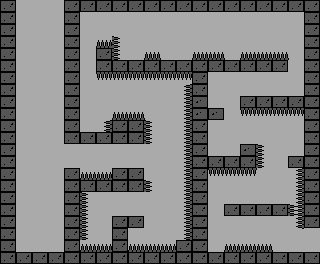

Tiled map render using the project's own tile images. Description and the whole map definition, tile-layer contents included, below:
An orthogonal 20x22 tile map with 16x12 px tiles, 1 tile layer (Tile Layer 1) and 26 objects (21x Ouchie, 2x Default).

<map version="1.5" tiledversion="1.7.2" orientation="orthogonal" renderorder="right-down" width="20" height="22" tilewidth="16" tileheight="12" infinite="0" nextlayerid="8" nextobjectid="45">
 <tileset firstgid="1" source="tiles.tsx" />
 <layer id="1" name="Tile Layer 1" width="20" height="22">
  <data encoding="csv">
2,31,31,31,2,2,2,2,2,2,2,2,2,2,2,2,2,2,2,2,
2,31,31,31,2,31,31,31,31,31,31,31,31,31,31,31,31,31,31,2,
2,31,31,31,2,31,31,31,31,31,31,31,31,31,31,31,31,31,31,2,
2,31,31,31,2,31,42,52,31,31,31,31,31,31,31,31,31,31,31,2,
2,31,31,31,2,31,2,52,31,42,43,31,42,42,43,42,42,42,43,2,
2,31,31,31,2,31,2,2,2,2,2,2,2,2,2,2,2,2,31,2,
2,31,31,31,2,31,72,72,72,72,72,72,2,31,31,31,31,31,31,2,
2,31,31,31,2,31,31,31,31,31,31,53,2,31,31,31,31,31,31,2,
2,31,31,31,2,31,31,31,31,31,31,53,3,31,31,2,2,2,2,2,
2,31,31,31,2,31,31,42,42,43,31,53,3,3,31,72,72,72,72,2,
2,31,31,31,2,31,53,2,2,52,31,53,2,31,31,31,31,31,31,2,
2,31,31,31,2,2,2,2,2,52,31,53,2,31,31,31,31,31,31,2,
2,31,31,31,31,31,31,31,31,31,31,53,2,31,31,3,52,31,31,2,
2,31,31,31,31,31,31,31,31,31,31,53,2,2,2,2,52,31,2,2,
2,31,31,31,2,42,42,2,2,31,31,53,2,72,72,72,73,31,53,2,
2,31,31,31,2,2,2,2,2,52,31,53,2,31,31,31,31,31,53,2,
2,31,31,31,2,52,31,31,31,31,31,53,2,31,31,31,31,31,53,2,
2,31,31,31,2,52,31,31,31,31,31,53,2,31,2,2,2,2,54,2,
2,31,31,31,2,52,31,2,2,31,31,53,2,31,31,31,31,31,53,2,
2,31,31,31,2,52,31,2,31,31,31,53,2,31,31,31,31,31,63,31,
2,31,31,31,2,42,42,2,42,42,42,2,2,31,42,42,42,43,31,31,
2,2,2,2,2,2,2,2,2,2,2,2,2,2,2,2,2,2,2,2
</data>
 </layer>
 <objectgroup id="2" name="Spawners">
  <object id="43" name="Default" x="304" y="235" width="9" height="13" />
  <object id="44" name="Default" x="32" y="16" width="16" height="3">
   <properties>
    <property name="source" value="cavern2" />
   </properties>
  </object>
 </objectgroup>
 <objectgroup id="3" name="Teleporters">
  <object id="12" x="16" y="0" width="48" height="4">
   <properties>
    <property name="destination" value="cavern2" />
    <property name="twoWay" type="bool" value="false" />
   </properties>
  </object>
  <object id="14" x="317" y="228" width="3" height="24">
   <properties>
    <property name="destination" value="cavern0" />
    <property name="dir" value="left" />
    <property name="twoWay" type="bool" value="true" />
   </properties>
  </object>
 </objectgroup>
 <objectgroup id="4" name="EnemySpawner">
  <object id="16" x="35" y="220" width="8" height="8">
   <properties>
    <property name="EnemyType" value="upshot" />
   </properties>
  </object>
 </objectgroup>
 <objectgroup id="7" name="Triggers">
  <object id="20" name="Ouchie" x="224" y="244" width="48" height="8" />
  <object id="21" name="Ouchie" x="208" y="168" width="48" height="8" />
  <object id="22" name="Ouchie" x="296" y="168" width="8" height="59" />
  <object id="23" name="Ouchie" x="256" y="144" width="8" height="24" />
  <object id="24" name="Ouchie" x="240" y="108" width="64" height="8" />
  <object id="25" name="Ouchie" x="288" y="204" width="8" height="12" />
  <object id="26" name="Ouchie" x="192" y="52" width="32" height="8" />
  <object id="27" name="Ouchie" x="144" y="52" width="16" height="8" />
  <object id="28" name="Ouchie" x="112" y="36" width="8" height="24" />
  <object id="29" name="Ouchie" x="240" y="52" width="48" height="8" />
  <object id="30" name="Ouchie" x="96" y="40" width="16" height="8" />
  <object id="31" name="Ouchie" x="104" y="120" width="8" height="12" />
  <object id="32" name="Ouchie" x="96" y="72" width="96" height="8" />
  <object id="33" name="Ouchie" x="144" y="120" width="8" height="24" />
  <object id="34" name="Ouchie" x="184" y="84" width="8" height="156" />
  <object id="35" name="Ouchie" x="128" y="244" width="48" height="8" />
  <object id="38" name="Ouchie" x="80" y="192" width="8" height="48" />
  <object id="39" name="Ouchie" x="80" y="244" width="32" height="8" />
  <object id="40" name="Ouchie" x="112" y="112" width="32" height="8" />
  <object id="41" name="Ouchie" x="144" y="180" width="7" height="12" />
  <object id="42" name="Ouchie" x="80" y="172" width="32" height="8" />
 </objectgroup>
</map>
